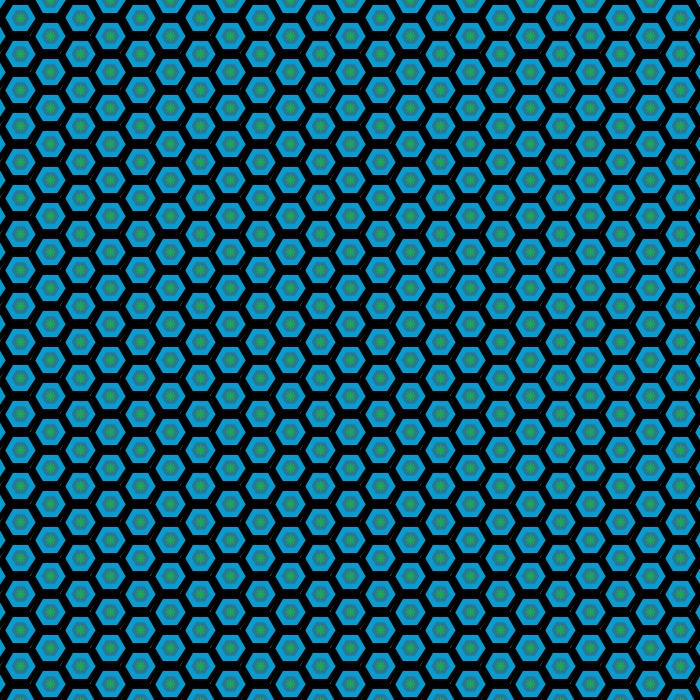
Frame 1 (no input)
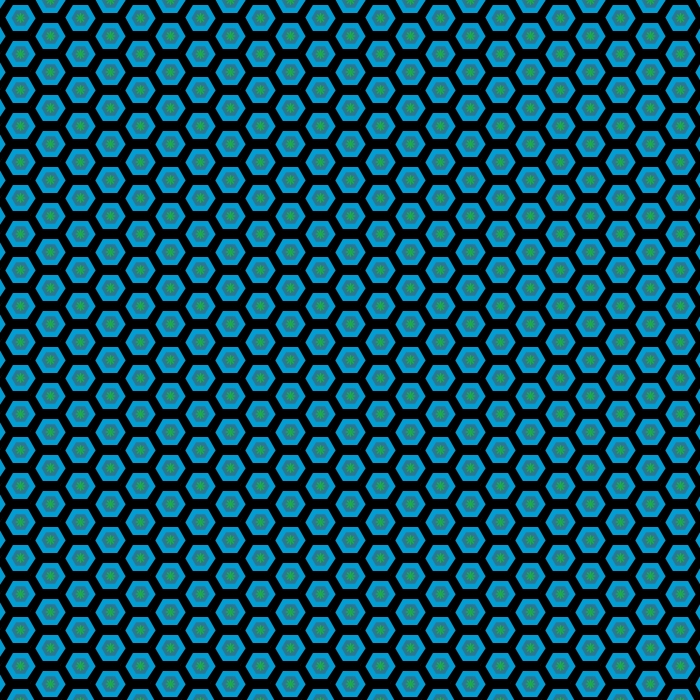
Frame 2 (the mouse pressed at the canvas centre, redrawn once)

The Processing sketch that drew these frames (run headless with seeded random() and noise(); the mouse was pressed at the canvas centre and the sketch redrawn once):

// Processing sketch: KikkoPattern_LowellJustice
// ── KikkoPattern_LowellJustice.pde
float r = 10;
PShape hexagon;
float LENS = 2;
float RATE = 8;
float k = RATE / LENS;
color seaweed = #18B43D;
color white = #FFFFFF;
color darkBlue = #2C7893;
color black  = #000000;
color lightBlue = #029DD3;

void setup () {
  size(700, 700);
  background(#FFFFFF);
  noStroke(); 
  strokeWeight(4.9);
}

void draw () {
  pushMatrix();
  for (int i = 0; i < 2; i++) {
    for (int m = 0+i; m < 52; m+=2) {
      pushMatrix();
      for (int n = 0; n < 16; n++) {
        drawHex(-10, 18*m, 18);
        translate(60, 0);
      }
      popMatrix();
    }
    translate(30, 0);
  }
  popMatrix();
  pushMatrix();
  for (int i = 0; i < 2; i++) {
    for (int m = 0+i; m < 52; m+=2) {
      pushMatrix();
      for (int n = 0; n < 16; n++) {
        drawHex2(-9.5, 18*m, 9);
        translate(60, 0);
      }
      popMatrix();
    }
    translate(30, 0);
  }
  popMatrix();  
  pushMatrix();
  translate(0.5, 0);
  for (int i = 0; i < 52; i+=2) {
    for (int n = 0; n < 13; n++) {
      translate(-10, 0);
      drawFlower();
      translate(70, 0);
    }
    translate(-780, 36);
  }
  popMatrix();
  pushMatrix();
  translate(0.5, 0);
  for (int i = 0; i < 52; i+=2) {
    translate(0, 18);
    for (int n = 0; n < 13; n++) {
      translate(20, 0);
      drawFlower();
      translate(40, 0);
    }
    translate(-780, 18);
  }
  popMatrix();
  noLoop();
}

void drawHex(float x, float y, float gs) {
  beginShape();
  fill(lightBlue);
  stroke(black);
  for (int i=0; i<6; i++) {
    float angle = i * 2 * PI / 6;
    vertex(x + gs*cos(angle), y + gs*sin(angle));
  }
  endShape(CLOSE);
}

void drawHex2(float x, float y, float gs) {
  beginShape();
  fill(darkBlue);
  stroke(white);
  noStroke();
  for (int i=0; i<6; i++) {
    float angle = i * 2 * PI / 6;
    vertex(x + gs*cos(angle), y + gs*sin(angle));
  }
  endShape(CLOSE);
}

void drawFlower() {
  beginShape();
  fill(seaweed);
  noStroke();
  for (float t = 0; t < TWO_PI * LENS; t += 0.02) {
    float r = 5 * cos(k * t);
    float x = r * cos(t);
    float y = r * sin(t);
    vertex(x, y);
  }
  endShape(CLOSE);
}
